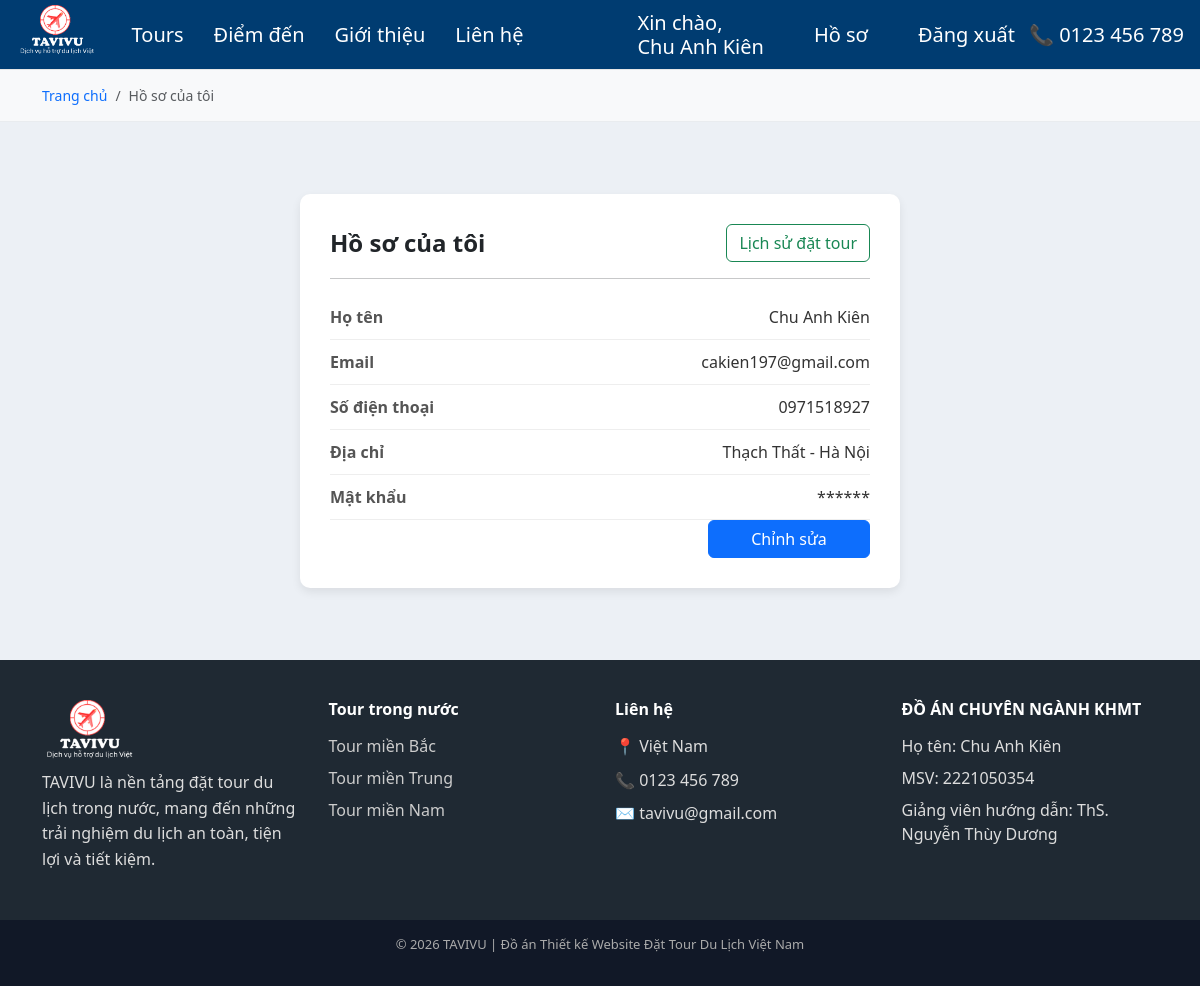
Page /pages/khachHang/hoSo.php (signed in) on the committed database.
### tables this page shows
CREATE TABLE `user` (
  `maND` int(11) UNSIGNED NOT NULL,
  `email` varchar(100) NOT NULL,
  `matKhau` varchar(255) NOT NULL,
  `hoTen` varchar(100) NOT NULL,
  `soDienThoai` varchar(10) NOT NULL,
  `vaiTro` enum('Quản trị viên','Khách hàng','Nhà phân phối tour') NOT NULL DEFAULT 'Khách hàng',
  `trangThai` enum('Hoạt động','Vô hiệu hóa') NOT NULL DEFAULT 'Hoạt động',
  `diaChi` varchar(255) DEFAULT NULL,
  `tenCongTy` varchar(255) DEFAULT NULL,
  `diaChiCongTy` varchar(255) DEFAULT NULL,
  `tyLeHoaHong` decimal(5,2) DEFAULT NULL
);

### pages/khachHang/hoSo.php (the view, shortened to what this page needs)
<?php
require_once '../../config/database.php';
$stmt = $mysqli->prepare("SELECT hoTen, email, soDienThoai, diaChi FROM user WHERE maND = ?");
$stmt->bind_param("i", $_SESSION['maND']);
$stmt->execute();
$user = $stmt->get_result()->fetch_assoc();
$mode = $_GET['mode'] ?? 'view';
?>
<!DOCTYPE html>
<html lang="vi">
<head>
    <link href="https://cdn.jsdelivr.net/npm/bootstrap@5.3.8/dist/css/bootstrap.min.css" rel="stylesheet"
>
    <link rel="stylesheet" href="../../assets/css/khachHang.css">
</head>
<body>
    <?php include '../../includes/header.php'; ?>
    <main>
        <div class="breadcrumb-box">
            <div class="container">
                <nav aria-label="breadcrumb">
                    <ol class="breadcrumb tour-breadcrumb">
                        <li class="breadcrumb-item">
                            <a href="trangChu.php" class="breadcrumb-link">Trang chủ</a>
                        </li>
                        <li class="breadcrumb-item active">Hồ sơ của tôi</li>
                    </ol>
                </nav>
            </div>
        </div>
        <div class="container my-5 py-4">
            <div class="profile-box">
                <?php if ($mode === 'edit'): ?>
                    <div class="profile-title">Chỉnh sửa hồ sơ</div>
                    <hr>
                    <form action="../../actions/user/updateUser.php" method="POST">
                        <div class="mb-3">
                            <label class="form-label">Họ tên</label>
                            <input type="text" name="hoTen" class="form-control" value="<?= htmlspecialchars($user['hoTen']) ?>"
                                required>
                        </div>
                        <div class="mb-3">
                            <label class="form-label">Email</label>
                            <input type="email" name="email" class="form-control"
                                value="<?= htmlspecialchars($user['email']) ?>" required>
                        </div>
                        <div class="mb-3">
                            <label class="form-label">Số điện thoại</label>
                            <input type="text" name="soDienThoai" class="form-control"
                                value="<?= htmlspecialchars($user['soDienThoai']) ?>" required>
                        </div>
                        <div class="mb-3">
                            <label class="form-label">Địa chỉ</label>
                            <input type="text" name="diaChi" class="form-control"
                                value="<?= htmlspecialchars($user['diaChi'] ?? '') ?>">
                        </div>
                        <div class="mb-3">
                            <label class="form-label">Mật khẩu mới <small class="text-muted">(để trống nếu không
                                    đổi)</small></label>
                            <input type="password" name="matKhau" class="form-control">
                        </div>
                        <div class="text-end mt-4">
                            <a href="hoSo.php" class="btn btn-secondary me-2">Hủy</a>
                            <button type="submit" class="btn btn-success btn-edit">Lưu thông tin</button>
                        </div>
                    </form>
                <?php else: ?>
                    <div class="d-flex justify-content-between align-items-center mb-3">
                        <div class="profile-title mb-0">Hồ sơ của tôi</div>
                        <a href="lichSuDatTour.php" class="btn btn-outline-success">Lịch sử đặt tour</a>
                    </div>
                    <hr>
                    <div class="profile-row">
                        <span class="profile-label">Họ tên</span>
                        <span class="profile-value"><?= htmlspecialchars($user['hoTen']) ?></span>
                    </div>
                    <div class="profile-row">
                        <span class="profile-label">Email</span>
                        <span class="profile-value"><?= htmlspecialchars($user['email']) ?></span>
                    </div>
                    <div class="profile-row">
                        <span class="profile-label">Số điện thoại</span>
                        <span class="profile-value"><?= htmlspecialchars($user['soDienThoai']) ?></span>
                    </div>
                    <div class="profile-row">
                        <span class="profile-label">Địa chỉ</span>
                        <span class="profile-value">
                            <?= htmlspecialchars($user['diaChi'] ?? 'Chưa cập nhật') ?>
                        </span>
                    </div>
                    <div class="profile-row">
                        <span class="profile-label">Mật khẩu</span>
                        <span class="profile-value">******</span>
                    </div>
                    <div class="text-end">
                        <a href="hoSo.php?mode=edit" class="btn btn-primary btn-edit">Chỉnh sửa</a>
                    </div>
                <?php endif; ?>
            </div>
        </div>
    </main>
    <?php include '../../includes/footer.php'; ?>
</body>
</html>

### assets/css/khachHang.css (style rules this page uses)
* { margin: 0; padding: 0; box-sizing: border-box; }
body { font-family: 'Segoe UI', Tahoma, sans-serif; background-color: #ECF0F5; display: flex; flex-direction: column; min-height: 100vh; }
main { flex: 1; }
html { scroll-behavior: smooth; }
.breadcrumb-box { background-color: #f8f9fa; padding: 15px 0; border-bottom: 1px solid #e9ecef; }
.tour-breadcrumb { margin-bottom: 0; font-size: 14px; }
.breadcrumb-link { text-decoration: none; font-weight: 500; }
.profile-box { background: white; padding: 30px; border-radius: 10px; box-shadow: 0 4px 10px rgba(0, 0, 0, 0.08); max-width: 600px; margin: auto; }
.profile-title { font-size: 24px; font-weight: 600; margin-bottom: 20px; }
.profile-row { display: flex; justify-content: space-between; padding: 10px 0; border-bottom: 1px solid #eee; }
.profile-label { font-weight: 600; color: #555; }
.profile-value { color: #333; }
.btn-edit { width: 30%; }

### rows in the picture
user: hoTen "Chu Anh Kiên", email "cakien197@gmail.com", soDienThoai "0971518927", diaChi "Thạch Thất - Hà Nội"

### other values in the picture
$_SESSION['hoTen'] "Chu Anh Kiên"
